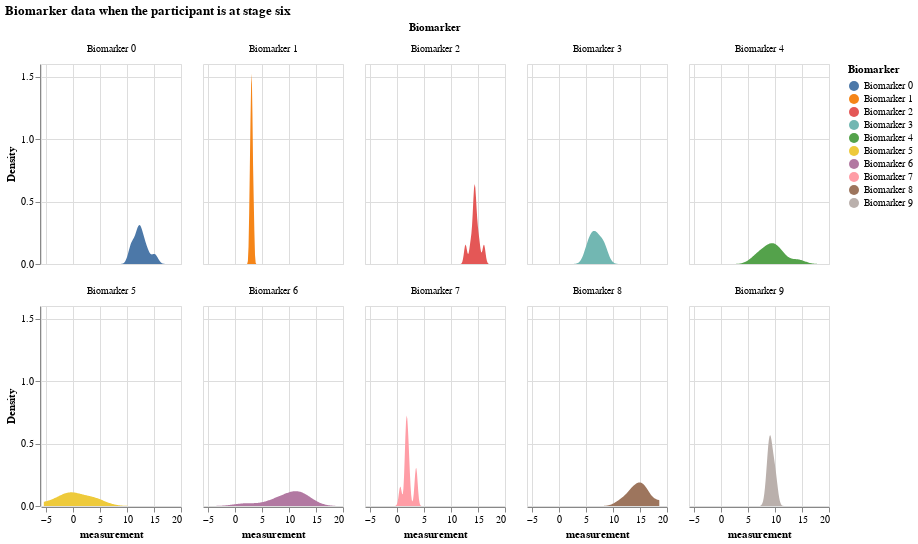

Here is the notebook cell this chart was saved with:
### Markdown cell above
### Distribution of all biomarker values when the participant is at a certain disease stage

### Code cell
# biomarker data when the participant is at stage 6
df_kj_6 = df_expanded[df_expanded.k_j == 6]
df_kj_6

alt.Chart(df_kj_6).transform_density(
    'measurement',
    as_=['measurement', 'Density'],
    groupby=['Biomarker']
).mark_area().encode(
    x="measurement:Q",
    y="Density:Q",
    facet = alt.Facet(
        "Biomarker:N",
        columns = 5
    ),
    color=alt.Color(
        'Biomarker:N'
    )
).properties(
    width= 140,
    height = 200,
).properties(
    title='Biomarker data when the participant is at stage six'
)

### Figure 1 — Vega-Lite specification as saved in the notebook (floating-point values rounded to 4 significant figures)
{"config": {"view": {"continuousWidth": 300, "continuousHeight": 300}}, "data": {"name": "data-98d99ceb7c1533b4d15dc310fcab9d56"}, "mark": {"type": "area"}, "encoding": {"color": {"field": "Biomarker", "type": "nominal"}, "facet": {"columns": 5, "field": "Biomarker", "type": "nominal"}, "x": {"field": "measurement", "type": "quantitative"}, "y": {"field": "Density", "type": "quantitative"}}, "height": 200, "title": "Biomarker data when the participant is at stage six", "transform": [{"density": "measurement", "groupby": ["Biomarker"], "as": ["measurement", "Density"]}], "width": 140, "$schema": "https://vega.github.io/schema/vega-lite/v5.16.3.json", "datasets": {"data-98d99ceb7c1533b4d15dc310fcab9d56": [{"Biomarker": "Biomarker 0", "participant": 13, "measurement": 13.05, "k_j": 6, "S_n": 7, "affected_or_not": "not_affected"}, {"Biomarker": "Biomarker 0", "participant": 15, "measurement": 15.14, "k_j": 6, "S_n": 7, "affected_or_not": "not_affected"}, {"Biomarker": "Biomarker 0", "participant": 26, "measurement": 10.92, "k_j": 6, "S_n": 7, "affected_or_not": "not_affected"}, {"Biomarker": "Biomarker 0", "participant": 33, "measurement": 12.55, "k_j": 6, "S_n": 7, "affected_or_not": "not_affected"}, {"Biomarker": "Biomarker 0", "participant": 48, "measurement": 11.89, "k_j": 6, "S_n": 7, "affected_or_not": "not_affected"}, {"Biomarker": "Biomarker 0", "participant": 51, "measurement": 10.71, "k_j": 6, "S_n": 7, "affected_or_not": "not_affected"}, {"Biomarker": "Biomarker 0", "participant": 56, "measurement": 12.34, "k_j": 6, "S_n": 7, "affected_or_not": "not_affected"}, {"Biomarker": "Biomarker 0", "participant": 82, "measurement": 13.72, "k_j": 6, "S_n": 7, "affected_or_not": "not_affected"}, {"Biomarker": "Biomarker 0", "participant": 86, "measurement": 12.0, "k_j": 6, "S_n": 7, "affected_or_not": "not_affected"}, {"Biomarker": "Biomarker 1", "participant": 13, "measurement": 3.042, "k_j": 6, "S_n": 2, "affected_or_not": "affected"}, {"Biomarker": "Biomarker 1", "participant": 15, "measurement": 2.963, "k_j": 6, "S_n": 2, "affected_or_not": "affected"}, {"Biomarker": "Biomarker 1", "participant": 26, "measurement": 3.09, "k_j": 6, "S_n": 2, "affected_or_not": "affected"}, {"Biomarker": "Biomarker 1", "participant": 33, "measurement": 3.099, "k_j": 6, "S_n": 2, "affected_or_not": "affected"}, {"Biomarker": "Biomarker 1", "participant": 48, "measurement": 3.425, "k_j": 6, "S_n": 2, "affected_or_not": "affected"}, {"Biomarker": "Biomarker 1", "participant": 51, "measurement": 3.247, "k_j": 6, "S_n": 2, "affected_or_not": "affected"}, {"Biomarker": "Biomarker 1", "participant": 56, "measurement": 2.84, "k_j": 6, "S_n": 2, "affected_or_not": "affected"}, {"Biomarker": "Biomarker 1", "participant": 82, "measurement": 2.822, "k_j": 6, "S_n": 2, "affected_or_not": "affected"}, {"Biomarker": "Biomarker 1", "participant": 86, "measurement": 2.64, "k_j": 6, "S_n": 2, "affected_or_not": "affected"}, {"Biomarker": "Biomarker 2", "participant": 13, "measurement": 13.62, "k_j": 6, "S_n": 8, "affected_or_not": "not_affected"}, {"Biomarker": "Biomarker 2", "participant": 15, "measurement": 16.09, "k_j": 6, "S_n": 8, "affected_or_not": "not_affected"}, {"Biomarker": "Biomarker 2", "participant": 26, "measurement": 14.37, "k_j": 6, "S_n": 8, "affected_or_not": "not_affected"}, {"Biomarker": "Biomarker 2", "participant": 33, "measurement": 14.76, "k_j": 6, "S_n": 8, "affected_or_not": "not_affected"}, {"Biomarker": "Biomarker 2", "participant": 48, "measurement": 14.19, "k_j": 6, "S_n": 8, "affected_or_not": "not_affected"}, {"Biomarker": "Biomarker 2", "participant": 51, "measurement": 14.26, "k_j": 6, "S_n": 8, "affected_or_not": "not_affected"}, {"Biomarker": "Biomarker 2", "participant": 56, "measurement": 14.48, "k_j": 6, "S_n": 8, "affected_or_not": "not_affected"}, {"Biomarker": "Biomarker 2", "participant": 82, "measurement": 15.18, "k_j": 6, "S_n": 8, "affected_or_not": "not_affected"}, {"Biomarker": "Biomarker 2", "participant": 86, "measurement": 12.67, "k_j": 6, "S_n": 8, "affected_or_not": "not_affected"}, {"Biomarker": "Biomarker 3", "participant": 13, "measurement": 7.74, "k_j": 6, "S_n": 4, "affected_or_not": "affected"}, {"Biomarker": "Biomarker 3", "participant": 15, "measurement": 5.122, "k_j": 6, "S_n": 4, "affected_or_not": "affected"}, {"Biomarker": "Biomarker 3", "participant": 26, "measurement": 5.82, "k_j": 6, "S_n": 4, "affected_or_not": "affected"}, {"Biomarker": "Biomarker 3", "participant": 33, "measurement": 6.812, "k_j": 6, "S_n": 4, "affected_or_not": "affected"}, {"Biomarker": "Biomarker 3", "participant": 48, "measurement": 8.321, "k_j": 6, "S_n": 4, "affected_or_not": "affected"}, {"Biomarker": "Biomarker 3", "participant": 51, "measurement": 8.382, "k_j": 6, "S_n": 4, "affected_or_not": "affected"}, {"Biomarker": "Biomarker 3", "participant": 56, "measurement": 5.601, "k_j": 6, "S_n": 4, "affected_or_not": "affected"}, {"Biomarker": "Biomarker 3", "participant": 82, "measurement": 6.662, "k_j": 6, "S_n": 4, "affected_or_not": "affected"}, {"Biomarker": "Biomarker 3", "participant": 86, "measurement": 6.665, "k_j": 6, "S_n": 4, "affected_or_not": "affected"}, {"Biomarker": "Biomarker 4", "participant": 13, "measurement": 10.73, "k_j": 6, "S_n": 3, "affected_or_not": "affected"}, {"Biomarker": "Biomarker 4", "participant": 15, "measurement": 8.152, "k_j": 6, "S_n": 3, "affected_or_not": "affected"}, {"Biomarker": "Biomarker 4", "participant": 26, "measurement": 9.521, "k_j": 6, "S_n": 3, "affected_or_not": "affected"}, {"Biomarker": "Biomarker 4", "participant": 33, "measurement": 7.317, "k_j": 6, "S_n": 3, "affected_or_not": "affected"}, {"Biomarker": "Biomarker 4", "participant": 48, "measurement": 9.624, "k_j": 6, "S_n": 3, "affected_or_not": "affected"}, {"Biomarker": "Biomarker 4", "participant": 51, "measurement": 14.26, "k_j": 6, "S_n": 3, "affected_or_not": "affected"}, {"Biomarker": "Biomarker 4", "participant": 56, "measurement": 9.13, "k_j": 6, "S_n": 3, "affected_or_not": "affected"}, {"Biomarker": "Biomarker 4", "participant": 82, "measurement": 11.18, "k_j": 6, "S_n": 3, "affected_or_not": "affected"}, {"Biomarker": "Biomarker 4", "participant": 86, "measurement": 6.268, "k_j": 6, "S_n": 3, "affected_or_not": "affected"}, {"Biomarker": "Biomarker 5", "participant": 13, "measurement": 2.913, "k_j": 6, "S_n": 5, "affected_or_not": "affected"}, {"Biomarker": "Biomarker 5", "participant": 15, "measurement": -0.1367, "k_j": 6, "S_n": 5, "affected_or_not": "affected"}, {"Biomarker": "Biomarker 5", "participant": 26, "measurement": 4.787, "k_j": 6, "S_n": 5, "affected_or_not": "affected"}, {"Biomarker": "Biomarker 5", "participant": 33, "measurement": -0.6987, "k_j": 6, "S_n": 5, "affected_or_not": "affected"}, {"Biomarker": "Biomarker 5", "participant": 48, "measurement": -5.481, "k_j": 6, "S_n": 5, "affected_or_not": "affected"}, {"Biomarker": "Biomarker 5", "participant": 51, "measurement": -2.28, "k_j": 6, "S_n": 5, "affected_or_not": "affected"}, {"Biomarker": "Biomarker 5", "participant": 56, "measurement": -1.145, "k_j": 6, "S_n": 5, "affected_or_not": "affected"}, {"Biomarker": "Biomarker 5", "participant": 82, "measurement": 0.05607, "k_j": 6, "S_n": 5, "affected_or_not": "affected"}, {"Biomarker": "Biomarker 5", "participant": 86, "measurement": 3.414, "k_j": 6, "S_n": 5, "affected_or_not": "affected"}, {"Biomarker": "Biomarker 6", "participant": 13, "measurement": 9.94, "k_j": 6, "S_n": 10, "affected_or_not": "not_affected"}, {"Biomarker": "Biomarker 6", "participant": 15, "measurement": 12.15, "k_j": 6, "S_n": 10, "affected_or_not": "not_affected"}, {"Biomarker": "Biomarker 6", "participant": 26, "measurement": 7.392, "k_j": 6, "S_n": 10, "affected_or_not": "not_affected"}, {"Biomarker": "Biomarker 6", "participant": 33, "measurement": 13.23, "k_j": 6, "S_n": 10, "affected_or_not": "not_affected"}, {"Biomarker": "Biomarker 6", "participant": 48, "measurement": 7.652, "k_j": 6, "S_n": 10, "affected_or_not": "not_affected"}, {"Biomarker": "Biomarker 6", "participant": 51, "measurement": 1.846, "k_j": 6, "S_n": 10, "affected_or_not": "not_affected"}, {"Biomarker": "Biomarker 6", "participant": 56, "measurement": 10.97, "k_j": 6, "S_n": 10, "affected_or_not": "not_affected"}, {"Biomarker": "Biomarker 6", "participant": 82, "measurement": 11.91, "k_j": 6, "S_n": 10, "affected_or_not": "not_affected"}, {"Biomarker": "Biomarker 6", "participant": 86, "measurement": 11.46, "k_j": 6, "S_n": 10, "affected_or_not": "not_affected"}, {"Biomarker": "Biomarker 7", "participant": 13, "measurement": 1.709, "k_j": 6, "S_n": 6, "affected_or_not": "affected"}, {"Biomarker": "Biomarker 7", "participant": 15, "measurement": 0.554, "k_j": 6, "S_n": 6, "affected_or_not": "affected"}, {"Biomarker": "Biomarker 7", "participant": 26, "measurement": 1.741, "k_j": 6, "S_n": 6, "affected_or_not": "affected"}, {"Biomarker": "Biomarker 7", "participant": 33, "measurement": 3.534, "k_j": 6, "S_n": 6, "affected_or_not": "affected"}, {"Biomarker": "Biomarker 7", "participant": 48, "measurement": 3.447, "k_j": 6, "S_n": 6, "affected_or_not": "affected"}, {"Biomarker": "Biomarker 7", "participant": 51, "measurement": 1.597, "k_j": 6, "S_n": 6, "affected_or_not": "affected"}, {"Biomarker": "Biomarker 7", "participant": 56, "measurement": 2.052, "k_j": 6, "S_n": 6, "affected_or_not": "affected"}, {"Biomarker": "Biomarker 7", "participant": 82, "measurement": 1.602, "k_j": 6, "S_n": 6, "affected_or_not": "affected"}, {"Biomarker": "Biomarker 7", "participant": 86, "measurement": 2.16, "k_j": 6, "S_n": 6, "affected_or_not": "affected"}, {"Biomarker": "Biomarker 8", "participant": 13, "measurement": 16.1, "k_j": 6, "S_n": 9, "affected_or_not": "not_affected"}, {"Biomarker": "Biomarker 8", "participant": 15, "measurement": 13.42, "k_j": 6, "S_n": 9, "affected_or_not": "not_affected"}, {"Biomarker": "Biomarker 8", "participant": 26, "measurement": 15.71, "k_j": 6, "S_n": 9, "affected_or_not": "not_affected"}, {"Biomarker": "Biomarker 8", "participant": 33, "measurement": 13.27, "k_j": 6, "S_n": 9, "affected_or_not": "not_affected"}, {"Biomarker": "Biomarker 8", "participant": 48, "measurement": 14.34, "k_j": 6, "S_n": 9, "affected_or_not": "not_affected"}, {"Biomarker": "Biomarker 8", "participant": 51, "measurement": 14.82, "k_j": 6, "S_n": 9, "affected_or_not": "not_affected"}, {"Biomarker": "Biomarker 8", "participant": 56, "measurement": 18.57, "k_j": 6, "S_n": 9, "affected_or_not": "not_affected"}, {"Biomarker": "Biomarker 8", "participant": 82, "measurement": 11.42, "k_j": 6, "S_n": 9, "affected_or_not": "not_affected"}, {"Biomarker": "Biomarker 8", "participant": 86, "measurement": 15.52, "k_j": 6, "S_n": 9, "affected_or_not": "not_affected"}, {"Biomarker": "Biomarker 9", "participant": 13, "measurement": 8.784, "k_j": 6, "S_n": 1, "affected_or_not": "affected"}, {"Biomarker": "Biomarker 9", "participant": 15, "measurement": 9.144, "k_j": 6, "S_n": 1, "affected_or_not": "affected"}, {"Biomarker": "Biomarker 9", "participant": 26, "measurement": 8.826, "k_j": 6, "S_n": 1, "affected_or_not": "affected"}, {"Biomarker": "Biomarker 9", "participant": 33, "measurement": 9.039, "k_j": 6, "S_n": 1, "affected_or_not": "affected"}, {"Biomarker": "Biomarker 9", "participant": 48, "measurement": 9.901, "k_j": 6, "S_n": 1, "affected_or_not": "affected"}, {"Biomarker": "Biomarker 9", "participant": 51, "measurement": 9.647, "k_j": 6, "S_n": 1, "affected_or_not": "affected"}, {"Biomarker": "Biomarker 9", "participant": 56, "measurement": 8.395, "k_j": 6, "S_n": 1, "affected_or_not": "affected"}, {"Biomarker": "Biomarker 9", "participant": 82, "measurement": 9.316, "k_j": 6, "S_n": 1, "affected_or_not": "affected"}, {"Biomarker": "Biomarker 9", "participant": 86, "measurement": 10.26, "k_j": 6, "S_n": 1, "affected_or_not": "affected"}]}}
